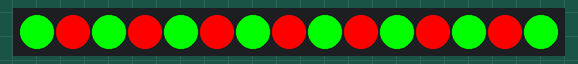
Recording of a program running on a simulated Raspberry Pi Pico running MicroPython. Shown: 15 RGB LEDs in strip order, left to right.

Above: at 0.1 s.
At 0.6 s:
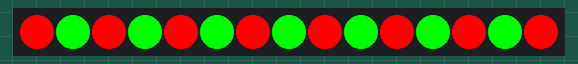

Measured:
- what the display in image 1 shows lasts 0.5 s, from 0.5 s to 1.0 s

The program:

Day10e.py
```python
'''
Alternative red green flashing
'''

from machine import Pin, ADC
import time
from neopixel import NeoPixel

# Set up the slider on ADC pin 28
potentiometer = ADC(Pin(28))

# LED details
num_leds = 15
GPIO_number = 2

# Define the LED pin number and number of LEDs
strand = NeoPixel(Pin(GPIO_number), num_leds)

# Colour list
# Define some GRB colour variables
white = 140,240,255 #White-ish!
green = 0,255,0
red = 255,0,0
blue = 0,0,255
yellow = 175,255,150
orange = 223, 238, 105
pink = 150,150,200
purple = 100,40,255
iceblue = 25,150,200
unicorn = 150,175,255
bogey = 100, 215, 0

sleep = 0.5

while True:
    for led in range(num_leds):
        if led%2 == 0:
            strand[led] = (green)
            strand.write()
        else:
            strand[led] = (red)
            strand.write()

    time.sleep(sleep)

    for led in range(num_leds):
        if led%2 != 0:
            strand[led] = (green)
            strand.write()
        else:
            strand[led] = (red)
            strand.write()

    time.sleep(sleep)
```
